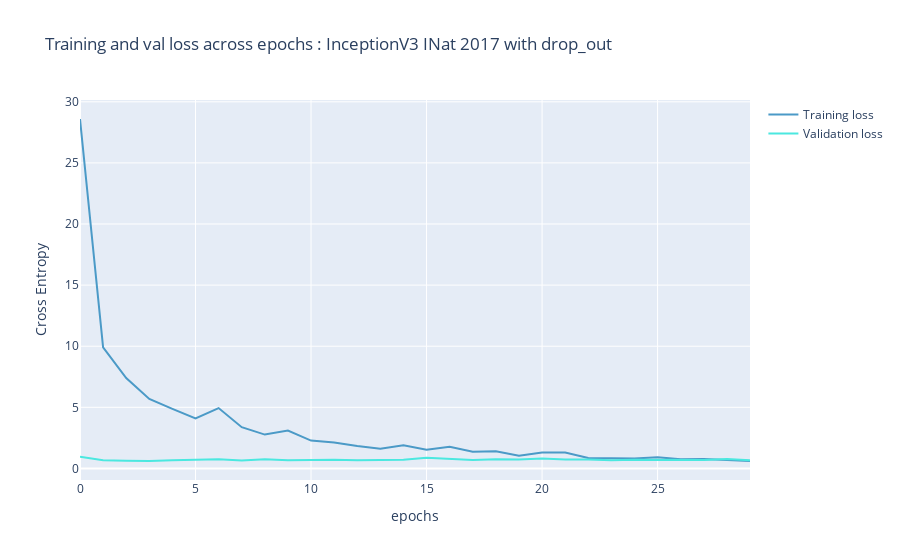

Notebook cell for this chart:
### Code cell
history = m_bis.history
fig = go.Figure(data=[
                      go.Scatter(
                          y=history.history["loss"],
                          name="Training loss",
                          mode="lines",
                          marker=dict(
                              color=color_chart[0]
                          )),
                      go.Scatter(
                          y=history.history["val_loss"],
                          name="Validation loss",
                          mode="lines",
                          marker=dict(
                              color=color_chart[1]
                          ))
])
fig.update_layout(
    title='Training and val loss across epochs : InceptionV3 INat 2017 with drop_out',
    xaxis_title='epochs',
    yaxis_title='Cross Entropy'    
)
fig.show()

### Figure 1 — Plotly figure (JSON) as saved in the notebook; plotly's stock layout.template omitted (floating-point values rounded to 4 significant figures)
{"data": [{"marker": {"color": "#4B9AC7"}, "mode": "lines", "name": "Training loss", "type": "scatter", "y": [28.59, 9.907, 7.39, 5.679, 4.869, 4.083, 4.936, 3.373, 2.768, 3.095, 2.276, 2.13, 1.832, 1.618, 1.903, 1.539, 1.774, 1.358, 1.404, 1.033, 1.309, 1.301, 0.8461, 0.854, 0.8081, 0.9044, 0.7522, 0.7667, 0.6854, 0.6155]}, {"marker": {"color": "#4BE8E0"}, "mode": "lines", "name": "Validation loss", "type": "scatter", "y": [0.9523, 0.6744, 0.6378, 0.6073, 0.6671, 0.6891, 0.7588, 0.6499, 0.7574, 0.672, 0.7127, 0.7146, 0.6774, 0.6723, 0.7077, 0.8654, 0.7624, 0.6899, 0.7463, 0.7233, 0.8101, 0.732, 0.7302, 0.6672, 0.7035, 0.6802, 0.7069, 0.6816, 0.7674, 0.6785]}], "layout": {"title": {"text": "Training and val loss across epochs : InceptionV3 INat 2017 with drop_out"}, "xaxis": {"title": {"text": "epochs"}}, "yaxis": {"title": {"text": "Cross Entropy"}}}}
